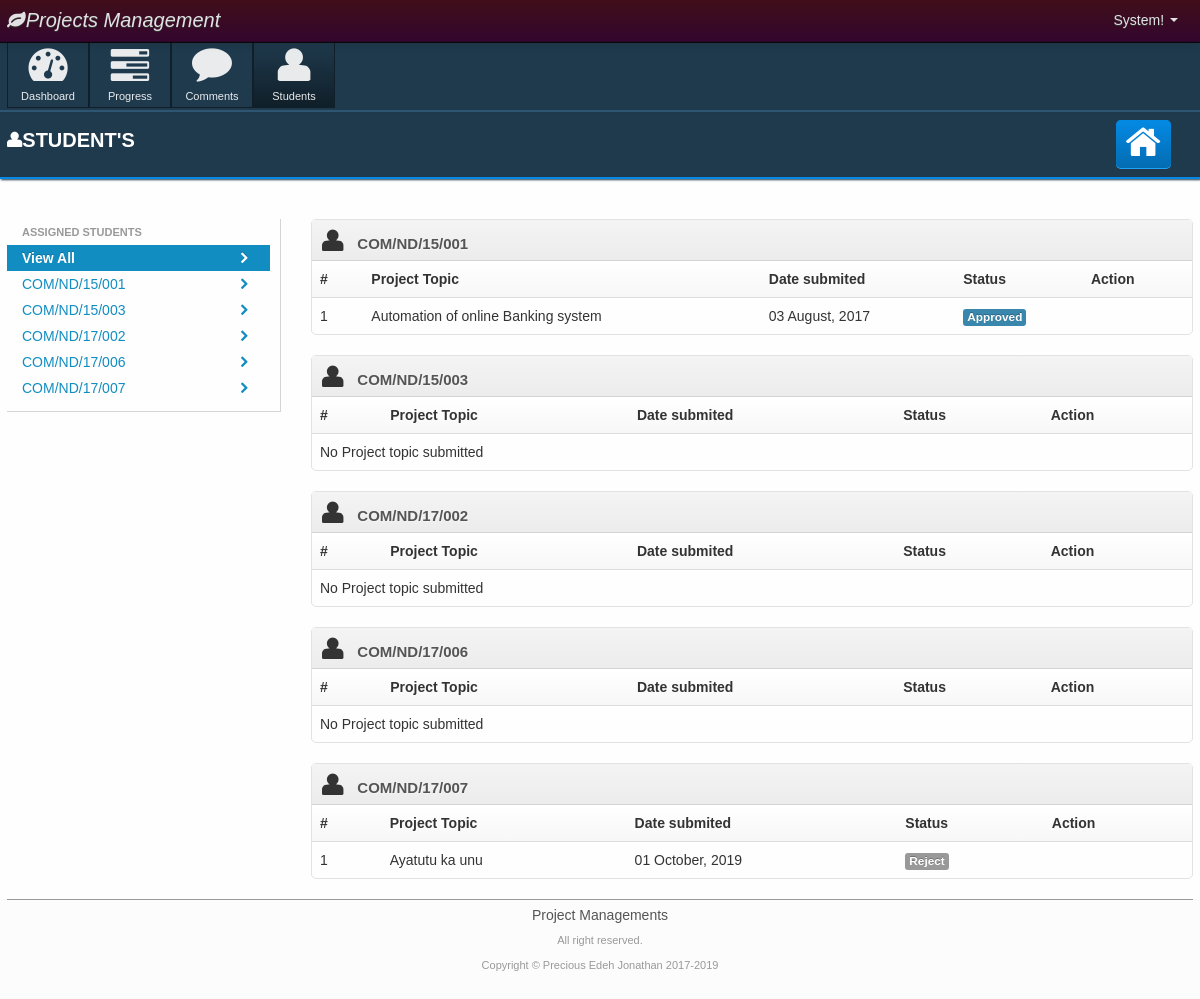
The page /supervisors/students.php (signed in) on the database its author committed.
### tables this page shows
CREATE TABLE `tb_students` (
  `id` int(11) NOT NULL,
  `studentid` varchar(15) NOT NULL,
  `firstname` varchar(15) NOT NULL,
  `othernames` varchar(30) NOT NULL,
  `school` int(1) NOT NULL,
  `department` int(1) NOT NULL,
  `status` int(1) NOT NULL,
  `isAssigned` int(11) NOT NULL DEFAULT '0'
);

CREATE TABLE `topic` (
  `id` int(11) NOT NULL,
  `stuid` int(11) NOT NULL,
  `topic` varchar(100) NOT NULL,
  `status` int(11) NOT NULL DEFAULT '0',
  `date` timestamp NOT NULL DEFAULT CURRENT_TIMESTAMP
);

### supervisors/session.php (called while the page is built, shortened)
<?php
$id = $_SESSION['supervisor_id'];
?>

### supervisors/students.php (the view, shortened to what this page needs)
<!DOCTYPE html>
<html lang="en">
<head>
    <link rel="stylesheet" href="../alert/css/jquery-confirm.css">
    <?php include('head.php');
	?>
</head>
    <body>
			<?php include('top.php'); ?>
        <div id="body-container">
            <div id="body-content">
                <?php include('nav.php'); ?>
                           <section class="nav nav-page">
        <div class="container">
            <div class="row">
                <div class="span7">
                    <header class="page-header">
                        <h3><i class="icon-user"></i>STUDENT'S
                        </h3>
                    </header>
                </div>
                <div class="page-nav-options">
                    <div class="span9">
                        <ul class="nav nav-pills">
                            <li>
                                <a href="../supervisors"><i class="icon-home icon-large"></i></a>
                            </li>
                        </ul>
                    </div>
                </div>
            </div>
        </div>
    </section>
    <section class="page container">
        <div class="row">
                <div class="span4">
                    <div class="blockoff-right">
                        <ul id="person-list" class="nav nav-list">
                            <li class="nav-header">Assigned students</li>
                            <li class="active">
                                <a id="view-all" href="#">
                                    <i class="icon-chevron-right pull-right"></i>
                                    <b>View All</b>
                                </a>
                            	</li>
                            	 <?php
										$sql =$data->query($data->StudentList($id));$i =0;
										while($row=$data->fetch_array($sql)){$i+=1;
									?>
                                <li>
                                    <a href="#Person-<?php echo $i ?>">
                                        <i class="icon-chevron-right pull-right"></i>
                                        <?php echo $row['studentid'] ?>
                                    </a>
                                </li>
                                <?php }?>
                        </ul>
                    </div>
                </div>
                <div class="span12">
                 <?php
										$sql =$data->query($data->StudentList($id));$j =0;
										while($row=$data->fetch_array($sql)){$j+=1;
									?>
                    <div id="Person-<?php echo $j ?>" class="box">
                        <div class="box-header">
                            <i class="icon-user icon-large"></i>
                            <h5><?php echo $row['studentid'] ?><input type="hidden" id="stud_id" value="<?php echo $row['id'] ?>"></h5>
                        </div>
                        <div class="box-content box-table">
                        <table class="table table-hover tablesorter">
                            <thead>
                                <tr>
                                	<th>#</th>
                                    <th>Project Topic</th>
                                    <th>Date submited</th>
                                    <th>Status</th>
                                    <th>Action</th>
                                </tr>
                            </thead>
                            <tbody>
                            <?php $cmd = $data->query("SELECT * FROM `topic` WHERE stuid=".$row['id']);$k=0;
							if($data->no_rows($cmd)>0){
								while($tr = $data->fetch_array($cmd)){$k+=1;
							?>
                                <tr>
                                	<td><?php echo $k ?></td>
                                    <td><?php echo $tr['topic'] ?></td>
                                    <td><?php echo date_format(date_create($tr['date']),"d F, Y"); ?></td>
                                    <td><?php echo $data->topicStatus($tr['status']); ?></td>
                                    <td>
                                    </td>
                                </tr>
                                <?php }}else{
									?>
                                    <tr>
                                    <td colspan="5">No Project topic submitted</td>
                                	</tr>
                                    <?php
								}  ?>
                            </tbody>
                        </table>
                        </div>
                    </div>
                <?php }?>
                </div>
            </div>
  </section>
  </div>
  </div>
        <?php include('footer.php'); ?>
	</body>
</html>

### supervisors/api/api.classess.php (shortened to what this page needs)
<?php
class api_classes {
    public $conn = null;
    function __construct() {
        $this->conn =  mysqli_connect('localhost', 'root', '',"proj_2019_pms")or die(mysqli_connect_errno());
    }
    function query($string) {
        $result = mysqli_query($this->conn,$string) or $this->sqlErr = mysqli_error($this->conn);
        return $result;
    }
    function fetch_array($result) {
        return $list = mysqli_fetch_array($result);
    }
    function no_rows($result) {
        return mysqli_num_rows($result);
    }
    function StudentList($id) {
        return "select s.`id`, s.`studentid`, CONCAT(s.`firstname`,' ',s.`othernames`) fullname, s.`school`, s.`department`,
		 s.`status` FROM `tb_students` s,tb_schedulled c WHERE (s.id=c.studid and s.school=c.schid and s.department=c.dpmid)
		 and c.supid=$id";
    }
    function topicStatus($id) {
        switch ($id) {
            case 1: return '<span class="label label-info">Approved</span>';
                break;
            case 2: return '<span class="label label-danger">Reject</span>';
                break;
        }
    }
}
?>

### rows shown on the page
tb_students: studentid "COM/ND/15/001"
tb_students: studentid "COM/ND/15/003", shows "No Project topic submitted"
tb_students: studentid "COM/ND/17/002", shows "No Project topic submitted"
tb_students: studentid "COM/ND/17/006", shows "No Project topic submitted"
tb_students: studentid "COM/ND/17/007"
topic: topic "Automation of online Banking system", date "03 August, 2017", status "Approved"
topic: topic "Ayatutu ka unu", date "01 October, 2019", status "Reject"
